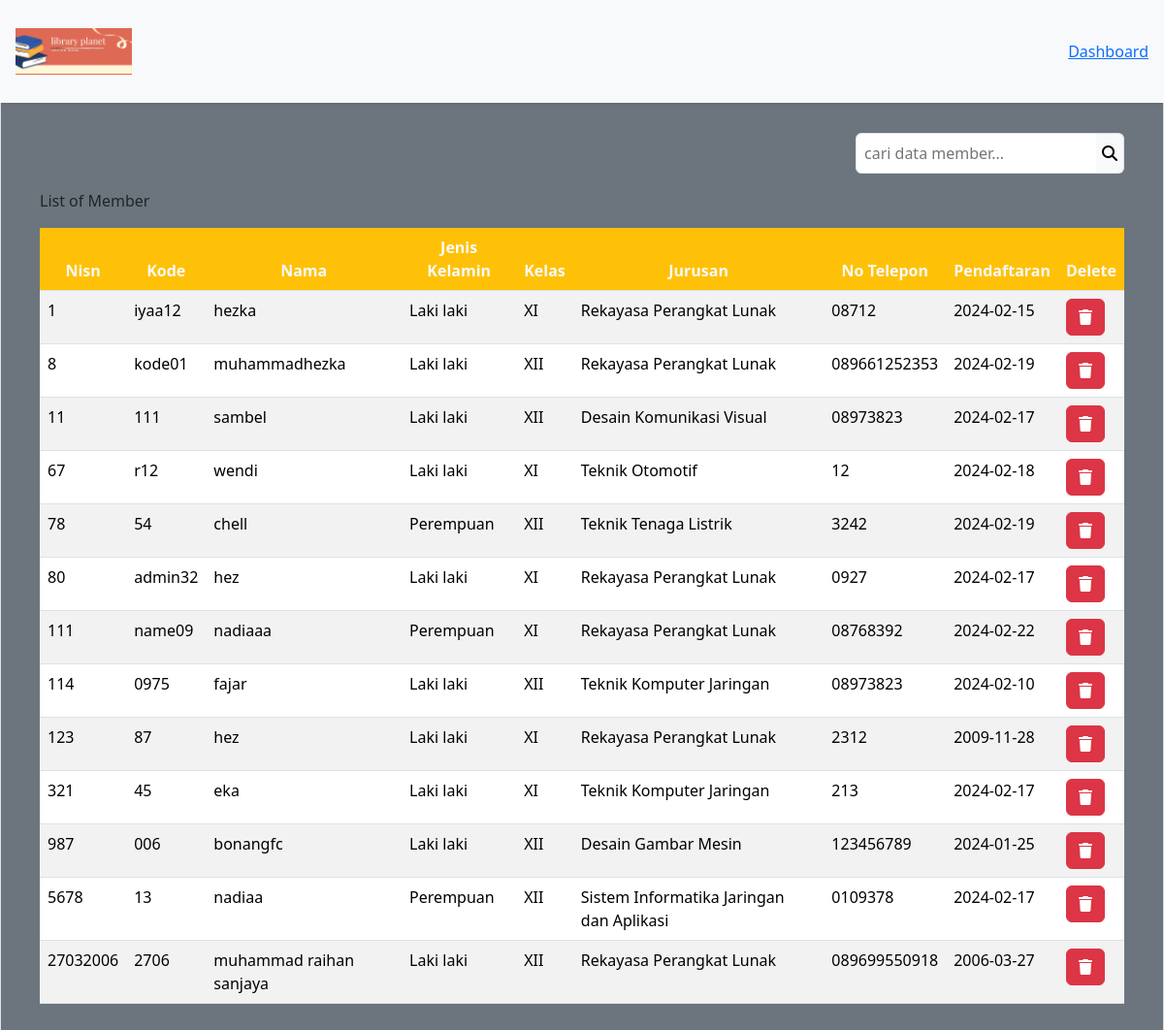
The app's page /DashboardAdmin/member/member.php (signed in) with its own data.
### tables this page shows
CREATE TABLE `member` (
  `nisn` int(11) NOT NULL,
  `kode_member` varchar(12) NOT NULL,
  `nama` varchar(255) NOT NULL,
  `password` varchar(255) NOT NULL,
  `jenis_kelamin` varchar(20) NOT NULL,
  `kelas` varchar(5) NOT NULL,
  `jurusan` varchar(50) NOT NULL,
  `no_tlp` varchar(15) NOT NULL,
  `tgl_pendaftaran` date NOT NULL
);

### config/config.php (called while the page is built, shortened)
<?php
$host = "127.0.0.1";
$username = "root";
$password = "";
$database_name = "perpus_sanjaya";
$connection = mysqli_connect($host, $username, $password, $database_name);
function queryReadData($dataKategori) {
  global $connection;
  $result = mysqli_query($connection, $dataKategori);
  $items = [];
  while($item = mysqli_fetch_assoc($result)) {
    $items[] = $item;
  }
  return $items;
}
?>

### DashboardAdmin/member/member.php (the view, shortened to what this page needs)
<?php
require "../../config/config.php";
$member = queryReadData("SELECT * FROM member");
?>
<!DOCTYPE html>
<html lang="en">
  <head>
    <link href="https://cdn.jsdelivr.net/npm/bootstrap@5.3.2/dist/css/bootstrap.min.css" rel="stylesheet">
  </head>
  <body>
  <div class="p-3 mb-2 border bg-secondary">
    <nav class="navbar fixed-top bg-body-tertiary shadow-sm">
      <div class="container-fluid p-3">
        <a class="navbar-brand" href="#">
          <img src="../../assets/library Book Sale.png" alt="logo" width="120px">
        </a>
        <a class="btn-tertiary" href="../dashboardAdmin.php">Dashboard</a>
      </div>
    </nav>
    <div class="p-4 mt-5">
     <form action="" method="post" class="mt-5">
       <div class="input-group d-flex justify-content-end mb-3">
         <input class="border p-2 rounded rounded-end-0 bg-tertiary" type="text" name="keyword" id="keyword" placeholder="cari data member...">
         <button class="border border-start-0 bg-light rounded rounded-start-0" type="submit" name="search"><i class="fa-solid fa-magnifying-glass"></i></button>
       </div>
      </form>
      <caption>List of Member</caption>
      <div class="table-responsive mt-3">
        <table class="table table-striped table-hover">
        <thead class="text-center">
          <tr>
            <th class="bg-warning text-light">Nisn</th>
            <th class="bg-warning text-light">Kode</th>
            <th class="bg-warning text-light">Nama</th>
            <th class="bg-warning text-light">Jenis Kelamin</th>
            <th class="bg-warning text-light">Kelas</th>
            <th class="bg-warning text-light">Jurusan</th>
            <th class="bg-warning text-light">No Telepon</th>
            <th class="bg-warning text-light">Pendaftaran</th>
            <th class="bg-warning text-light">Delete</th>
          </tr>
        </thead>
      <?php foreach($member as $item) : ?>
      <tr>
        <td><?=$item["nisn"];?></td>
        <td><?=$item["kode_member"];?></td>
        <td><?=$item["nama"];?></td>
        <td><?=$item["jenis_kelamin"];?></td>
        <td><?=$item["kelas"];?></td>
        <td><?=$item["jurusan"];?></td>
        <td><?=$item["no_tlp"];?></td>
        <td><?=$item["tgl_pendaftaran"];?></td>
        <td>
          <div class="action">
             <a href="deleteMember.php?id=<?= $item["nisn"]; ?>" class="btn btn-danger" onclick="return confirm('Yakin ingin menghapus data member ?');"><i class="fa-solid fa-trash"></i></a>
           </div>
        </td>
       </tr>
      <?php endforeach;?>
    </table>
    </div>
  </div>
  </body>
</html>

### records on screen
member: nisn "1", kode_member "iyaa12", nama "hezka", jenis_kelamin "Laki laki", kelas "XI", jurusan "Rekayasa Perangkat Lunak", no_tlp "08712", tgl_pendaftaran "2024-02-15"
member: nisn "8", kode_member "kode01", nama "muhammadhezka", jenis_kelamin "Laki laki", kelas "XII", jurusan "Rekayasa Perangkat Lunak", no_tlp "089661252353", tgl_pendaftaran "2024-02-19"
member: nisn "11", kode_member "111", nama "sambel", jenis_kelamin "Laki laki", kelas "XII", jurusan "Desain Komunikasi Visual", no_tlp "08973823", tgl_pendaftaran "2024-02-17"
member: nisn "67", kode_member "r12", nama "wendi", jenis_kelamin "Laki laki", kelas "XI", jurusan "Teknik Otomotif", no_tlp "12", tgl_pendaftaran "2024-02-18"
member: nisn "78", kode_member "54", nama "chell", jenis_kelamin "Perempuan", kelas "XII", jurusan "Teknik Tenaga Listrik", no_tlp "3242", tgl_pendaftaran "2024-02-19"
member: nisn "80", kode_member "admin32", nama "hez", jenis_kelamin "Laki laki", kelas "XI", jurusan "Rekayasa Perangkat Lunak", no_tlp "0927", tgl_pendaftaran "2024-02-17"
member: nisn "111", kode_member "name09", nama "nadiaaa", jenis_kelamin "Perempuan", kelas "XI", jurusan "Rekayasa Perangkat Lunak", no_tlp "08768392", tgl_pendaftaran "2024-02-22"
member: nisn "114", kode_member "0975", nama "fajar", jenis_kelamin "Laki laki", kelas "XII", jurusan "Teknik Komputer Jaringan", no_tlp "08973823", tgl_pendaftaran "2024-02-10"
member: nisn "123", kode_member "87", nama "hez", jenis_kelamin "Laki laki", kelas "XI", jurusan "Rekayasa Perangkat Lunak", no_tlp "2312", tgl_pendaftaran "2009-11-28"
member: nisn "321", kode_member "45", nama "eka", jenis_kelamin "Laki laki", kelas "XI", jurusan "Teknik Komputer Jaringan", no_tlp "213", tgl_pendaftaran "2024-02-17"
member: nisn "987", kode_member "006", nama "bonangfc", jenis_kelamin "Laki laki", kelas "XII", jurusan "Desain Gambar Mesin", no_tlp "123456789", tgl_pendaftaran "2024-01-25"
member: nisn "5678", kode_member "13", nama "nadiaa", jenis_kelamin "Perempuan", kelas "XII", jurusan "Sistem Informatika Jaringan dan Aplikasi", no_tlp "0109378", tgl_pendaftaran "2024-02-17"
member: nisn "27032006", kode_member "2706", nama "muhammad raihan sanjaya", jenis_kelamin "Laki laki", kelas "XII", jurusan "Rekayasa Perangkat Lunak", no_tlp "089699550918", tgl_pendaftaran "2006-03-27"
